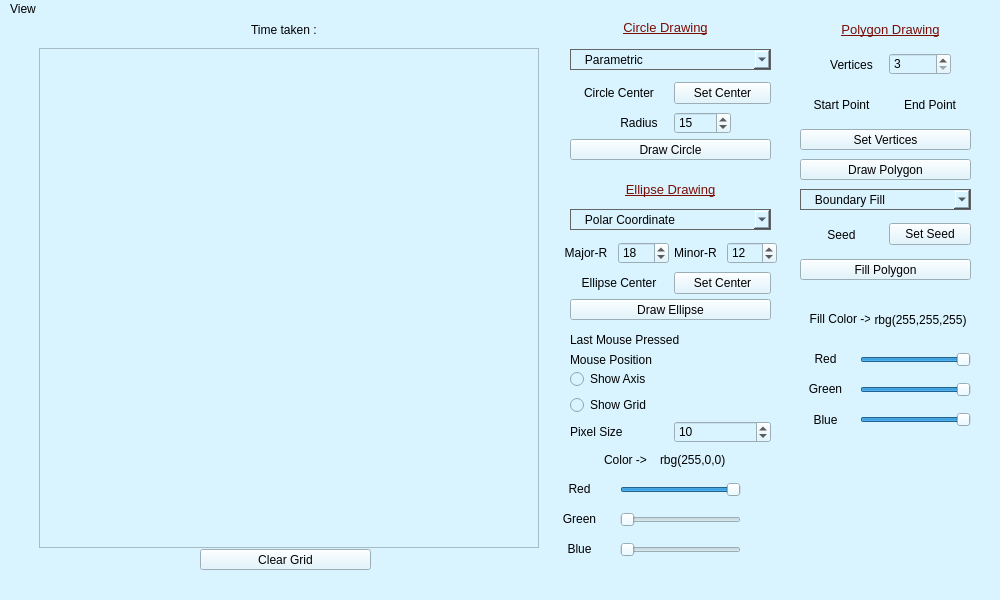
<?xml version="1.0" encoding="UTF-8"?>
<ui version="4.0">
 <class>MainWindow</class>
 <widget class="QMainWindow" name="MainWindow">
  <property name="geometry">
   <rect>
    <x>0</x>
    <y>0</y>
    <width>1000</width>
    <height>600</height>
   </rect>
  </property>
  <property name="windowTitle">
   <string>MainWindow</string>
  </property>
  <property name="styleSheet">
   <string notr="true">background-color: rgb(217, 243, 255);</string>
  </property>
  <widget class="QWidget" name="centralwidget">
   <widget class="frame_widget" name="frame">
    <property name="geometry">
     <rect>
      <x>39</x>
      <y>29</y>
      <width>500</width>
      <height>500</height>
     </rect>
    </property>
    <property name="frameShape">
     <enum>QFrame::StyledPanel</enum>
    </property>
    <property name="frameShadow">
     <enum>QFrame::Raised</enum>
    </property>
   </widget>
   <widget class="QWidget" name="layoutWidget">
    <property name="geometry">
     <rect>
      <x>570</x>
      <y>330</y>
      <width>201</width>
      <height>21</height>
     </rect>
    </property>
    <layout class="QHBoxLayout" name="horizontalLayout_2">
     <item>
      <widget class="QLabel" name="label_6">
       <property name="text">
        <string>Mouse Position</string>
       </property>
      </widget>
     </item>
     <item>
      <widget class="QLabel" name="coord">
       <property name="text">
        <string/>
       </property>
      </widget>
     </item>
    </layout>
   </widget>
   <widget class="QWidget" name="layoutWidget">
    <property name="geometry">
     <rect>
      <x>570</x>
      <y>350</y>
      <width>201</width>
      <height>74</height>
     </rect>
    </property>
    <layout class="QVBoxLayout" name="verticalLayout_2">
     <item>
      <layout class="QVBoxLayout" name="verticalLayout">
       <item>
        <widget class="QRadioButton" name="radioButton">
         <property name="text">
          <string>Show Axis</string>
         </property>
         <property name="autoExclusive">
          <bool>false</bool>
         </property>
        </widget>
       </item>
       <item>
        <widget class="QRadioButton" name="radioButton_2">
         <property name="text">
          <string>Show Grid</string>
         </property>
         <property name="autoExclusive">
          <bool>false</bool>
         </property>
        </widget>
       </item>
      </layout>
     </item>
     <item>
      <layout class="QHBoxLayout" name="horizontalLayout_3">
       <item>
        <widget class="QLabel" name="label">
         <property name="text">
          <string>Pixel Size</string>
         </property>
        </widget>
       </item>
       <item>
        <widget class="QSpinBox" name="spinBox">
         <property name="maximum">
          <number>150</number>
         </property>
         <property name="value">
          <number>10</number>
         </property>
        </widget>
       </item>
      </layout>
     </item>
    </layout>
   </widget>
   <widget class="QPushButton" name="pushButton_5">
    <property name="geometry">
     <rect>
      <x>200</x>
      <y>530</y>
      <width>171</width>
      <height>21</height>
     </rect>
    </property>
    <property name="text">
     <string>Clear Grid</string>
    </property>
   </widget>
   <widget class="QWidget" name="horizontalLayoutWidget">
    <property name="geometry">
     <rect>
      <x>570</x>
      <y>310</y>
      <width>201</width>
      <height>21</height>
     </rect>
    </property>
    <layout class="QHBoxLayout" name="horizontalLayout_6">
     <item>
      <widget class="QLabel" name="label_5">
       <property name="text">
        <string>Last Mouse Pressed</string>
       </property>
      </widget>
     </item>
     <item>
      <widget class="QLabel" name="press">
       <property name="text">
        <string/>
       </property>
      </widget>
     </item>
    </layout>
   </widget>
   <widget class="QComboBox" name="comboBox">
    <property name="geometry">
     <rect>
      <x>570</x>
      <y>30</y>
      <width>201</width>
      <height>21</height>
     </rect>
    </property>
    <property name="sizePolicy">
     <sizepolicy hsizetype="Preferred" vsizetype="Fixed">
      <horstretch>0</horstretch>
      <verstretch>0</verstretch>
     </sizepolicy>
    </property>
    <property name="layoutDirection">
     <enum>Qt::LeftToRight</enum>
    </property>
    <property name="autoFillBackground">
     <bool>false</bool>
    </property>
    <property name="styleSheet">
     <string notr="true">border: 0.5px solid rgb(100, 100, 100)
</string>
    </property>
    <property name="insertPolicy">
     <enum>QComboBox::InsertAlphabetically</enum>
    </property>
    <property name="sizeAdjustPolicy">
     <enum>QComboBox::AdjustToContentsOnFirstShow</enum>
    </property>
    <item>
     <property name="text">
      <string>   Parametric</string>
     </property>
    </item>
    <item>
     <property name="text">
      <string>   Polar Coordinates</string>
     </property>
    </item>
    <item>
     <property name="text">
      <string>   Mid Point</string>
     </property>
    </item>
    <item>
     <property name="text">
      <string>   Bresenham's Midpoint</string>
     </property>
    </item>
   </widget>
   <widget class="QPushButton" name="pushButton_6">
    <property name="geometry">
     <rect>
      <x>570</x>
      <y>120</y>
      <width>201</width>
      <height>21</height>
     </rect>
    </property>
    <property name="text">
     <string>Draw Circle</string>
    </property>
   </widget>
   <widget class="QWidget" name="horizontalLayoutWidget_2">
    <property name="geometry">
     <rect>
      <x>610</x>
      <y>90</y>
      <width>121</width>
      <height>28</height>
     </rect>
    </property>
    <layout class="QHBoxLayout" name="horizontalLayout_8">
     <item>
      <widget class="QLabel" name="label_4">
       <property name="text">
        <string>Radius</string>
       </property>
       <property name="alignment">
        <set>Qt::AlignCenter</set>
       </property>
      </widget>
     </item>
     <item>
      <widget class="QSpinBox" name="radius">
       <property name="value">
        <number>15</number>
       </property>
      </widget>
     </item>
    </layout>
   </widget>
   <widget class="QSlider" name="rSlider">
    <property name="geometry">
     <rect>
      <x>620</x>
      <y>460</y>
      <width>121</width>
      <height>21</height>
     </rect>
    </property>
    <property name="maximum">
     <number>255</number>
    </property>
    <property name="pageStep">
     <number>15</number>
    </property>
    <property name="value">
     <number>255</number>
    </property>
    <property name="orientation">
     <enum>Qt::Horizontal</enum>
    </property>
   </widget>
   <widget class="QLabel" name="R">
    <property name="geometry">
     <rect>
      <x>600</x>
      <y>430</y>
      <width>51</width>
      <height>21</height>
     </rect>
    </property>
    <property name="text">
     <string>Color -&gt;</string>
    </property>
    <property name="alignment">
     <set>Qt::AlignCenter</set>
    </property>
   </widget>
   <widget class="QSlider" name="gSlider">
    <property name="geometry">
     <rect>
      <x>620</x>
      <y>490</y>
      <width>121</width>
      <height>21</height>
     </rect>
    </property>
    <property name="maximum">
     <number>255</number>
    </property>
    <property name="pageStep">
     <number>15</number>
    </property>
    <property name="orientation">
     <enum>Qt::Horizontal</enum>
    </property>
   </widget>
   <widget class="QSlider" name="bSlider">
    <property name="geometry">
     <rect>
      <x>620</x>
      <y>520</y>
      <width>121</width>
      <height>21</height>
     </rect>
    </property>
    <property name="maximum">
     <number>255</number>
    </property>
    <property name="pageStep">
     <number>15</number>
    </property>
    <property name="orientation">
     <enum>Qt::Horizontal</enum>
    </property>
   </widget>
   <widget class="QLabel" name="label_3">
    <property name="geometry">
     <rect>
      <x>559</x>
      <y>460</y>
      <width>41</width>
      <height>20</height>
     </rect>
    </property>
    <property name="text">
     <string>Red</string>
    </property>
    <property name="alignment">
     <set>Qt::AlignCenter</set>
    </property>
   </widget>
   <widget class="QLabel" name="label_7">
    <property name="geometry">
     <rect>
      <x>559</x>
      <y>490</y>
      <width>41</width>
      <height>20</height>
     </rect>
    </property>
    <property name="text">
     <string>Green</string>
    </property>
    <property name="alignment">
     <set>Qt::AlignCenter</set>
    </property>
   </widget>
   <widget class="QLabel" name="label_8">
    <property name="geometry">
     <rect>
      <x>559</x>
      <y>520</y>
      <width>41</width>
      <height>20</height>
     </rect>
    </property>
    <property name="text">
     <string>Blue</string>
    </property>
    <property name="alignment">
     <set>Qt::AlignCenter</set>
    </property>
   </widget>
   <widget class="QLabel" name="color">
    <property name="geometry">
     <rect>
      <x>660</x>
      <y>430</y>
      <width>71</width>
      <height>21</height>
     </rect>
    </property>
    <property name="text">
     <string>rbg(255,0,0)</string>
    </property>
   </widget>
   <widget class="QWidget" name="horizontalLayoutWidget_4">
    <property name="geometry">
     <rect>
      <x>560</x>
      <y>220</y>
      <width>109</width>
      <height>28</height>
     </rect>
    </property>
    <layout class="QHBoxLayout" name="horizontalLayout">
     <item>
      <widget class="QLabel" name="label_9">
       <property name="text">
        <string>Major-R</string>
       </property>
       <property name="alignment">
        <set>Qt::AlignCenter</set>
       </property>
      </widget>
     </item>
     <item>
      <widget class="QSpinBox" name="major">
       <property name="value">
        <number>18</number>
       </property>
      </widget>
     </item>
    </layout>
   </widget>
   <widget class="QWidget" name="horizontalLayoutWidget_5">
    <property name="geometry">
     <rect>
      <x>670</x>
      <y>220</y>
      <width>107</width>
      <height>28</height>
     </rect>
    </property>
    <layout class="QHBoxLayout" name="horizontalLayout_7">
     <item>
      <widget class="QLabel" name="label_10">
       <property name="text">
        <string>Minor-R</string>
       </property>
       <property name="alignment">
        <set>Qt::AlignCenter</set>
       </property>
      </widget>
     </item>
     <item>
      <widget class="QSpinBox" name="minor">
       <property name="value">
        <number>12</number>
       </property>
      </widget>
     </item>
    </layout>
   </widget>
   <widget class="QWidget" name="horizontalLayoutWidget_6">
    <property name="geometry">
     <rect>
      <x>570</x>
      <y>250</y>
      <width>201</width>
      <height>28</height>
     </rect>
    </property>
    <layout class="QHBoxLayout" name="horizontalLayout_10">
     <item>
      <widget class="QLabel" name="center_2">
       <property name="text">
        <string>Ellipse Center</string>
       </property>
       <property name="alignment">
        <set>Qt::AlignCenter</set>
       </property>
      </widget>
     </item>
     <item>
      <widget class="QPushButton" name="pushButton">
       <property name="text">
        <string>Set Center</string>
       </property>
      </widget>
     </item>
    </layout>
   </widget>
   <widget class="QPushButton" name="pushButton_7">
    <property name="geometry">
     <rect>
      <x>570</x>
      <y>280</y>
      <width>201</width>
      <height>21</height>
     </rect>
    </property>
    <property name="text">
     <string>Draw Ellipse</string>
    </property>
   </widget>
   <widget class="QLabel" name="label_2">
    <property name="geometry">
     <rect>
      <x>600</x>
      <y>0</y>
      <width>131</width>
      <height>16</height>
     </rect>
    </property>
    <property name="styleSheet">
     <string notr="true">text-decoration: underline;
font-size: 13px;
color: rgb(122, 13, 5);</string>
    </property>
    <property name="text">
     <string>Circle Drawing</string>
    </property>
    <property name="alignment">
     <set>Qt::AlignCenter</set>
    </property>
   </widget>
   <widget class="QWidget" name="horizontalLayoutWidget_3">
    <property name="geometry">
     <rect>
      <x>570</x>
      <y>60</y>
      <width>201</width>
      <height>28</height>
     </rect>
    </property>
    <layout class="QHBoxLayout" name="horizontalLayout_4">
     <item>
      <widget class="QLabel" name="center">
       <property name="text">
        <string>Circle Center</string>
       </property>
       <property name="alignment">
        <set>Qt::AlignCenter</set>
       </property>
      </widget>
     </item>
     <item>
      <widget class="QPushButton" name="pushButton_2">
       <property name="text">
        <string>Set Center</string>
       </property>
      </widget>
     </item>
    </layout>
   </widget>
   <widget class="QLabel" name="label_11">
    <property name="geometry">
     <rect>
      <x>600</x>
      <y>160</y>
      <width>141</width>
      <height>20</height>
     </rect>
    </property>
    <property name="styleSheet">
     <string notr="true">text-decoration: underline;
font-size: 13px;
color: rgb(122, 13, 5);</string>
    </property>
    <property name="text">
     <string>Ellipse Drawing</string>
    </property>
    <property name="alignment">
     <set>Qt::AlignCenter</set>
    </property>
   </widget>
   <widget class="QLabel" name="time">
    <property name="geometry">
     <rect>
      <x>230</x>
      <y>0</y>
      <width>111</width>
      <height>21</height>
     </rect>
    </property>
    <property name="text">
     <string>Time taken : </string>
    </property>
    <property name="alignment">
     <set>Qt::AlignCenter</set>
    </property>
   </widget>
   <widget class="QComboBox" name="comboBox_2">
    <property name="geometry">
     <rect>
      <x>570</x>
      <y>190</y>
      <width>201</width>
      <height>21</height>
     </rect>
    </property>
    <property name="styleSheet">
     <string notr="true">border: 0.5px solid rgb(100, 100, 100)
</string>
    </property>
    <item>
     <property name="text">
      <string>   Polar Coordinate</string>
     </property>
    </item>
    <item>
     <property name="text">
      <string>   Midpoint</string>
     </property>
    </item>
   </widget>
   <widget class="QLabel" name="label_13">
    <property name="geometry">
     <rect>
      <x>830</x>
      <y>0</y>
      <width>121</width>
      <height>20</height>
     </rect>
    </property>
    <property name="styleSheet">
     <string notr="true">text-decoration: underline;
font-size: 13px;
color: rgb(122, 13, 5);</string>
    </property>
    <property name="text">
     <string>Polygon Drawing</string>
    </property>
    <property name="alignment">
     <set>Qt::AlignCenter</set>
    </property>
   </widget>
   <widget class="QWidget" name="horizontalLayoutWidget_7">
    <property name="geometry">
     <rect>
      <x>820</x>
      <y>30</y>
      <width>131</width>
      <height>31</height>
     </rect>
    </property>
    <layout class="QHBoxLayout" name="horizontalLayout_5">
     <item>
      <widget class="QLabel" name="label_14">
       <property name="text">
        <string>Vertices</string>
       </property>
       <property name="alignment">
        <set>Qt::AlignCenter</set>
       </property>
      </widget>
     </item>
     <item>
      <widget class="QSpinBox" name="vertices">
       <property name="minimum">
        <number>3</number>
       </property>
       <property name="maximum">
        <number>20</number>
       </property>
       <property name="value">
        <number>3</number>
       </property>
      </widget>
     </item>
    </layout>
   </widget>
   <widget class="QPushButton" name="pushButton_8">
    <property name="geometry">
     <rect>
      <x>800</x>
      <y>110</y>
      <width>171</width>
      <height>21</height>
     </rect>
    </property>
    <property name="text">
     <string>Set Vertices</string>
    </property>
   </widget>
   <widget class="QWidget" name="horizontalLayoutWidget_8">
    <property name="geometry">
     <rect>
      <x>800</x>
      <y>70</y>
      <width>171</width>
      <height>31</height>
     </rect>
    </property>
    <layout class="QHBoxLayout" name="horizontalLayout_9">
     <item>
      <widget class="QLabel" name="polygonStart">
       <property name="text">
        <string>Start Point</string>
       </property>
       <property name="alignment">
        <set>Qt::AlignCenter</set>
       </property>
      </widget>
     </item>
     <item>
      <widget class="QLabel" name="polygonEnd">
       <property name="text">
        <string>End Point</string>
       </property>
       <property name="alignment">
        <set>Qt::AlignCenter</set>
       </property>
      </widget>
     </item>
    </layout>
   </widget>
   <widget class="QPushButton" name="pushButton_9">
    <property name="geometry">
     <rect>
      <x>800</x>
      <y>140</y>
      <width>171</width>
      <height>21</height>
     </rect>
    </property>
    <property name="text">
     <string>Draw Polygon</string>
    </property>
   </widget>
   <widget class="QWidget" name="horizontalLayoutWidget_9">
    <property name="geometry">
     <rect>
      <x>800</x>
      <y>200</y>
      <width>171</width>
      <height>31</height>
     </rect>
    </property>
    <layout class="QHBoxLayout" name="horizontalLayout_11">
     <item>
      <widget class="QLabel" name="seed">
       <property name="text">
        <string>Seed</string>
       </property>
       <property name="alignment">
        <set>Qt::AlignCenter</set>
       </property>
      </widget>
     </item>
     <item>
      <widget class="QPushButton" name="pushButton_3">
       <property name="text">
        <string>Set Seed</string>
       </property>
      </widget>
     </item>
    </layout>
   </widget>
   <widget class="QPushButton" name="pushButton_4">
    <property name="geometry">
     <rect>
      <x>800</x>
      <y>240</y>
      <width>171</width>
      <height>21</height>
     </rect>
    </property>
    <property name="text">
     <string>Fill Polygon</string>
    </property>
   </widget>
   <widget class="QComboBox" name="comboBox_3">
    <property name="geometry">
     <rect>
      <x>800</x>
      <y>170</y>
      <width>171</width>
      <height>21</height>
     </rect>
    </property>
    <property name="styleSheet">
     <string notr="true">border: 0.5px solid rgb(100, 100, 100)
</string>
    </property>
    <item>
     <property name="text">
      <string>   Boundary Fill</string>
     </property>
    </item>
    <item>
     <property name="text">
      <string>   Flood Fill </string>
     </property>
    </item>
    <item>
     <property name="text">
      <string>   ScanLine Fill</string>
     </property>
    </item>
   </widget>
   <widget class="QLabel" name="label_12">
    <property name="geometry">
     <rect>
      <x>810</x>
      <y>290</y>
      <width>61</width>
      <height>20</height>
     </rect>
    </property>
    <property name="text">
     <string>Fill Color -&gt;</string>
    </property>
    <property name="alignment">
     <set>Qt::AlignCenter</set>
    </property>
   </widget>
   <widget class="QLabel" name="fillcolor">
    <property name="geometry">
     <rect>
      <x>870</x>
      <y>290</y>
      <width>101</width>
      <height>21</height>
     </rect>
    </property>
    <property name="text">
     <string>rbg(255,255,255)</string>
    </property>
    <property name="alignment">
     <set>Qt::AlignCenter</set>
    </property>
   </widget>
   <widget class="QSlider" name="rFill">
    <property name="geometry">
     <rect>
      <x>860</x>
      <y>330</y>
      <width>111</width>
      <height>21</height>
     </rect>
    </property>
    <property name="maximum">
     <number>255</number>
    </property>
    <property name="pageStep">
     <number>15</number>
    </property>
    <property name="value">
     <number>255</number>
    </property>
    <property name="orientation">
     <enum>Qt::Horizontal</enum>
    </property>
   </widget>
   <widget class="QSlider" name="gFill">
    <property name="geometry">
     <rect>
      <x>860</x>
      <y>360</y>
      <width>111</width>
      <height>21</height>
     </rect>
    </property>
    <property name="maximum">
     <number>255</number>
    </property>
    <property name="pageStep">
     <number>15</number>
    </property>
    <property name="value">
     <number>255</number>
    </property>
    <property name="orientation">
     <enum>Qt::Horizontal</enum>
    </property>
   </widget>
   <widget class="QLabel" name="label_16">
    <property name="geometry">
     <rect>
      <x>805</x>
      <y>330</y>
      <width>41</width>
      <height>20</height>
     </rect>
    </property>
    <property name="text">
     <string>Red</string>
    </property>
    <property name="alignment">
     <set>Qt::AlignCenter</set>
    </property>
   </widget>
   <widget class="QLabel" name="label_17">
    <property name="geometry">
     <rect>
      <x>800</x>
      <y>360</y>
      <width>51</width>
      <height>20</height>
     </rect>
    </property>
    <property name="text">
     <string>Green</string>
    </property>
    <property name="alignment">
     <set>Qt::AlignCenter</set>
    </property>
   </widget>
   <widget class="QLabel" name="label_18">
    <property name="geometry">
     <rect>
      <x>800</x>
      <y>390</y>
      <width>51</width>
      <height>21</height>
     </rect>
    </property>
    <property name="text">
     <string>Blue</string>
    </property>
    <property name="alignment">
     <set>Qt::AlignCenter</set>
    </property>
   </widget>
   <widget class="QSlider" name="bFill">
    <property name="geometry">
     <rect>
      <x>860</x>
      <y>390</y>
      <width>111</width>
      <height>21</height>
     </rect>
    </property>
    <property name="maximum">
     <number>255</number>
    </property>
    <property name="pageStep">
     <number>15</number>
    </property>
    <property name="value">
     <number>255</number>
    </property>
    <property name="orientation">
     <enum>Qt::Horizontal</enum>
    </property>
   </widget>
  </widget>
  <widget class="QMenuBar" name="menubar">
   <property name="geometry">
    <rect>
     <x>0</x>
     <y>0</y>
     <width>1000</width>
     <height>21</height>
    </rect>
   </property>
   <widget class="QMenu" name="menuCreate_New">
    <property name="styleSheet">
     <string notr="true"/>
    </property>
    <property name="title">
     <string>View</string>
    </property>
   </widget>
   <addaction name="menuCreate_New"/>
  </widget>
  <widget class="QStatusBar" name="statusbar"/>
 </widget>
 <customwidgets>
  <customwidget>
   <class>frame_widget</class>
   <extends>QFrame</extends>
   <header>frame_widget.h</header>
   <container>1</container>
  </customwidget>
 </customwidgets>
 <resources/>
 <connections/>
</ui>
